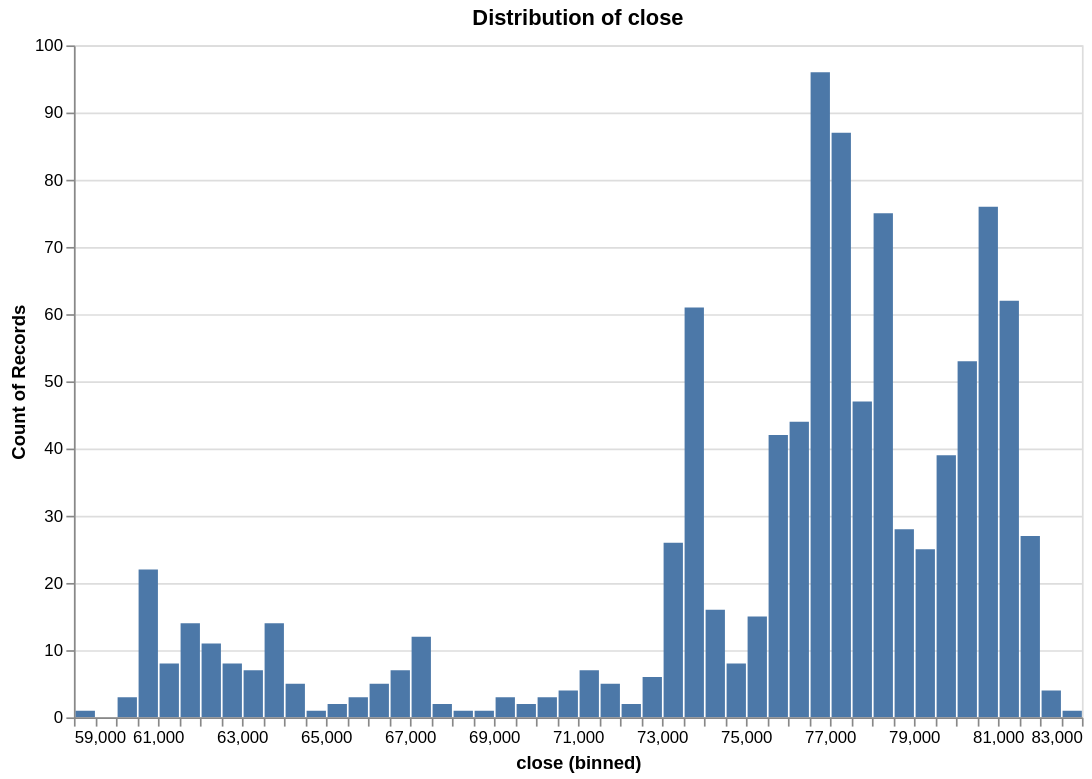

Notebook source saved alongside this figure:
### Code cell
research.plot_distribution(df, 'close', no_bins=100) # why not to look at prices, since models makes no assuptions this distribution will be hard to model

### Figure 1 — Vega-Lite specification as saved in the notebook (floating-point values rounded to 4 significant figures; data arrays with more than 128 entries replaced by an {"elided": "..."} marker saying what was removed)
{"config": {"view": {"continuousWidth": 300, "continuousHeight": 300}, "scale": {"zero": false}}, "data": {"name": "data-0477845aa403f04c2189233455b3826c"}, "mark": {"type": "bar"}, "encoding": {"x": {"bin": {"maxbins": 100}, "field": "close", "type": "quantitative"}, "y": {"aggregate": "count", "type": "quantitative"}}, "height": 400, "params": [{"name": "param_f268f798f41c853e", "select": {"type": "interval"}, "bind": "scales"}], "title": "Distribution of close", "width": 600, "$schema": "https://vega.github.io/schema/vega-lite/v6.4.1.json", "datasets": {"data-0477845aa403f04c2189233455b3826c": {"elided": "991 records"}}}
